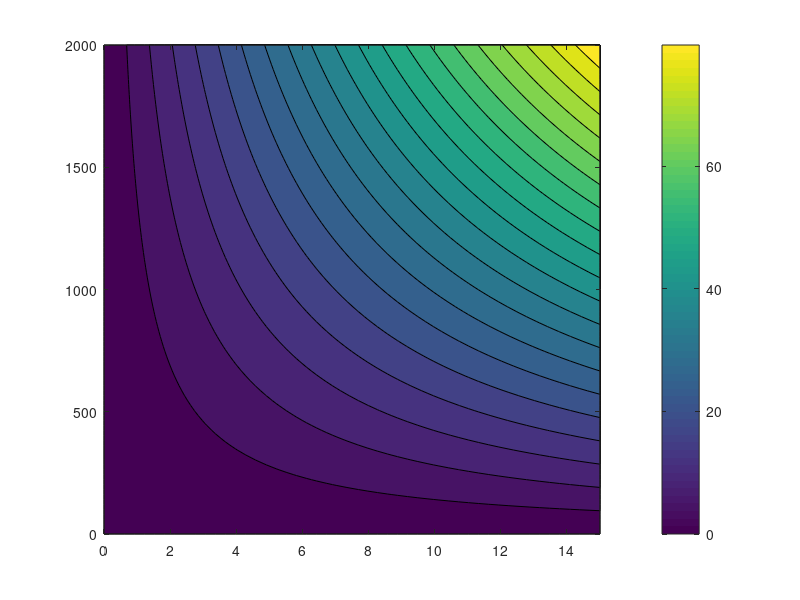

This chart was generated by the following MATLAB code: (Note: this script raises an error after producing the figure.)
clear;
v_sound = 343; % m/s
speeds = linspace(0,15,50); % m/s
f_sounds = linspace(0,2000,100)'; % Hz
% t_sample
% f_shift > f_resolution

f_shift = f_sounds .* abs(1 - v_sound ./ (v_sound + speeds));
[X,Y] = meshgrid(speeds,f_sounds);
figure
contourf(X, Y, f_shift, 20)
c = colorbar;
c.Label.String = "Max $f_{shift}$ [Hz]"
xlabel("$v_d$ [m/s]")
ylabel("$f_d$ [Hz]")